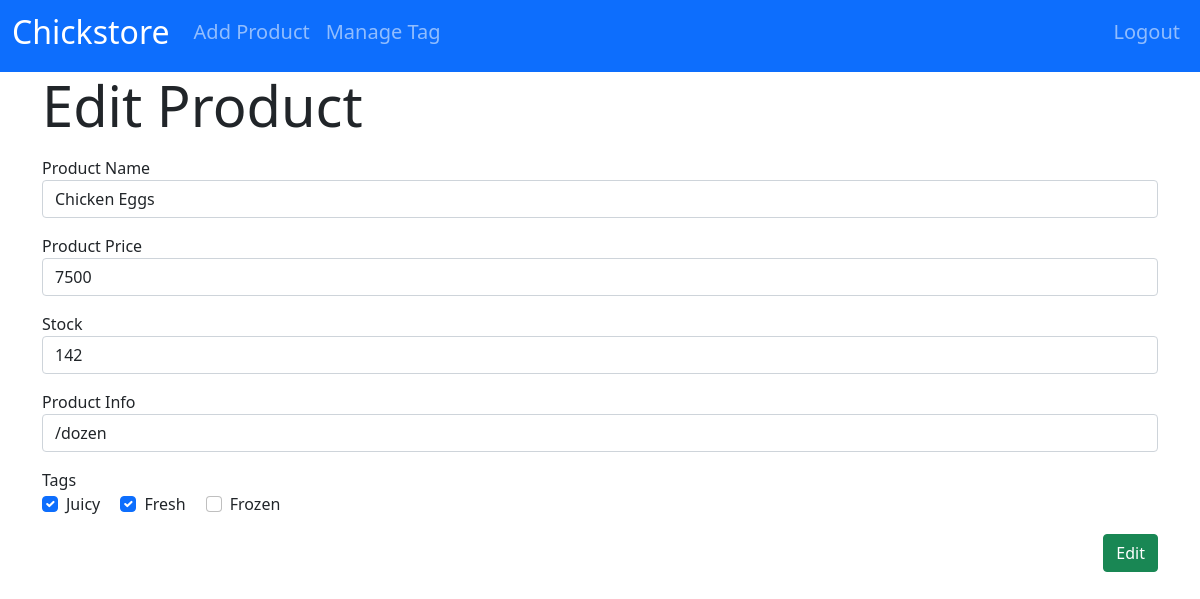
/edit-product/1 (signed in), run on the app's committed database.
### account/models.py (models this page shows, shortened)
class Product(models.Model):
    name = models.CharField(max_length=200)
    price = models.BigIntegerField()
    extra = models.CharField(max_length=200)
    tags = models.ManyToManyField(Tag)
    quantity = models.IntegerField(null=True)
    picture = models.ImageField(
        upload_to='products', validators=[validate_image])
    date_added = models.DateField(auto_now_add=True, null=True)
    placeholder = models.BooleanField(default=False)

class Tag(models.Model):
    name = models.CharField(max_length=25, null=True, unique=True)

### account/decorators.py (the view)
        def wrapper_func(request, *args, **kwargs):
            if request.user.group.name == allowed_roles[0]:
                return view_func(request, *args, **kwargs)
            if request.user.group.name == 'staff':
                return redirect('staff_page')
            else:
                return HttpResponse("Unauthorized access!")

### templates/chickstore/editproduct.html (shortened to what this page needs)
{% extends 'common/base.html' %}
{% load humanize %}
{% block content %}
<h2 class="display-4">Edit Product</h2>
<form method="POST">
    <div class="mt-3">
        <label for="name">Product Name</label>
        <input class="form-control" type="text" name="name" value="{{preName}}" />
    </div>
    <div class="mt-3">
        <label for="price">Product Price</label>
        <input class="form-control" type="number" name="price" value="{{prePrice}}" />
    </div>
    <div class="mt-3">
        <label for="stock">Stock</label>
        <input class="form-control" type="number" name="stock" value="{{preStock}}" />
    </div>
    <div class="mt-3">
        <label for="extra">Product Info</label>
        <input class="form-control" type="extra" name="extra" value="{{preExtra}}" />
    </div>
    <label class=" mt-3" style="display: block;">Tags</label>
    {% for tag in tags %}
        {% if tag in preTags %}
            <div class="form-check form-check-inline">
                <input class="form-check-input" type="checkbox" name="tags" value={{tag.id}} checked>
                <label class="form-check-label" for="tags">{{tag.name}}</label>
            </div>
        {% else %}
            <div class="form-check form-check-inline">
                <input class="form-check-input" type="checkbox" name="tags" value={{tag.id}}>
                <label class="form-check-label" for="tags">{{tag.name}}</label>
            </div>
        {% endif %}
    {% endfor %}
    <div class="get-right">
        <button class="btn btn-md btn-success mt-3" type="submit">Edit</button>
    </div>
</form>
{% endblock %}

### static/style.css (style rules this page uses)
input[type=number] { -moz-appearance: textfield; }
.get-right { text-align: right; }

### data on the page
Product: name "Chicken Eggs", extra "/dozen"
Tag: name "Juicy"
Tag: name "Fresh"
Tag: name "Frozen"
